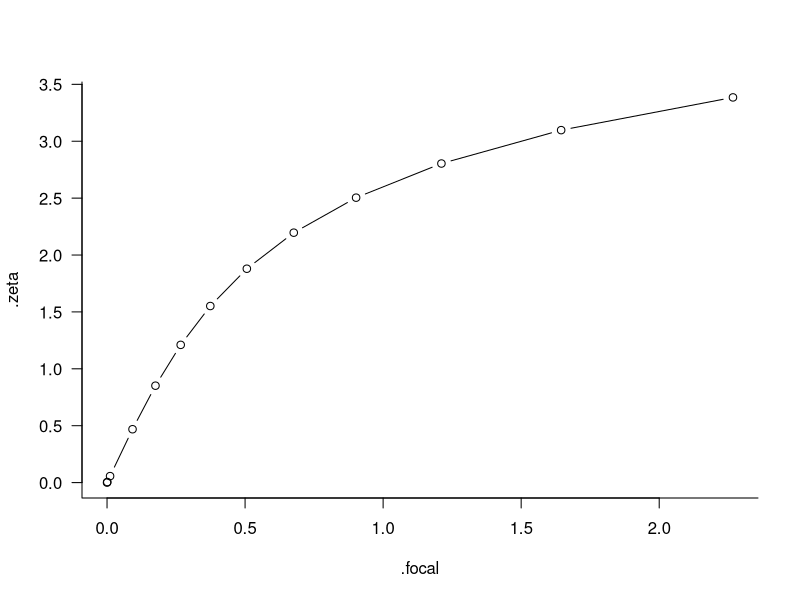

Source code (R):
library(lme4)
library(tidyverse); theme_set(theme_bw())
set.seed(101)
dd <- data.frame(f = rep(1:3, each = 10),
                 y = rnorm(30))
dd$y <- simulate(~ 1 + (1|f), family = gaussian, newdata = dd,
                 newparams = list(beta = 0, theta = 0.1, sigma = 1))[[1]]

m1 <- lmer(y ~ 1 + (1|f), data = dd)  ## singular fit

pp <- (as.data.frame(profile(m1, signames = FALSE))
	|> filter(.par == "sd_(Intercept)|f")
)

print(pp)

##     select(.zeta, .focal)

par(las = 1, bty = "l")
plot(.zeta ~ .focal, data = pp, type = "b")
